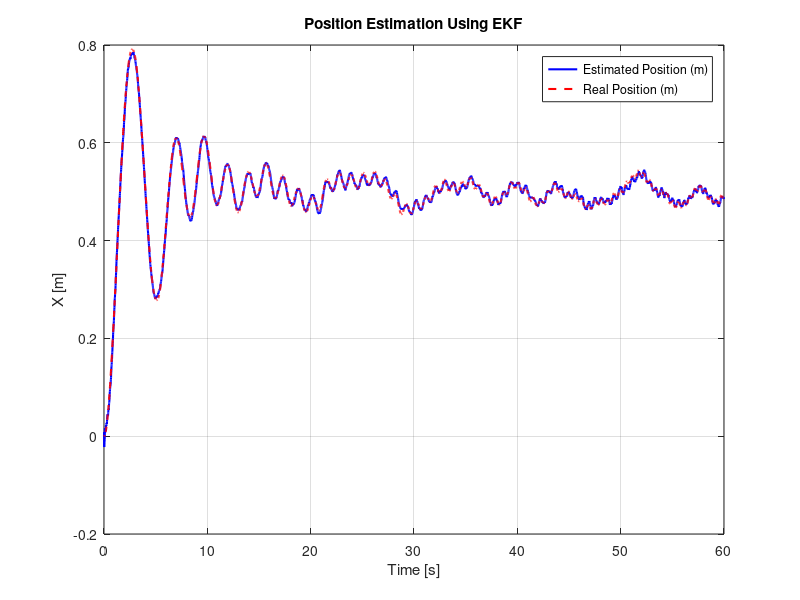
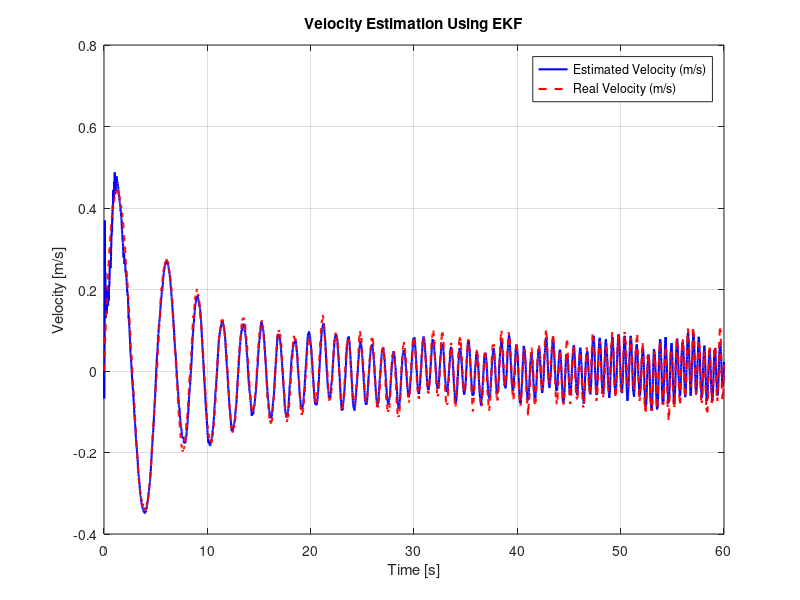
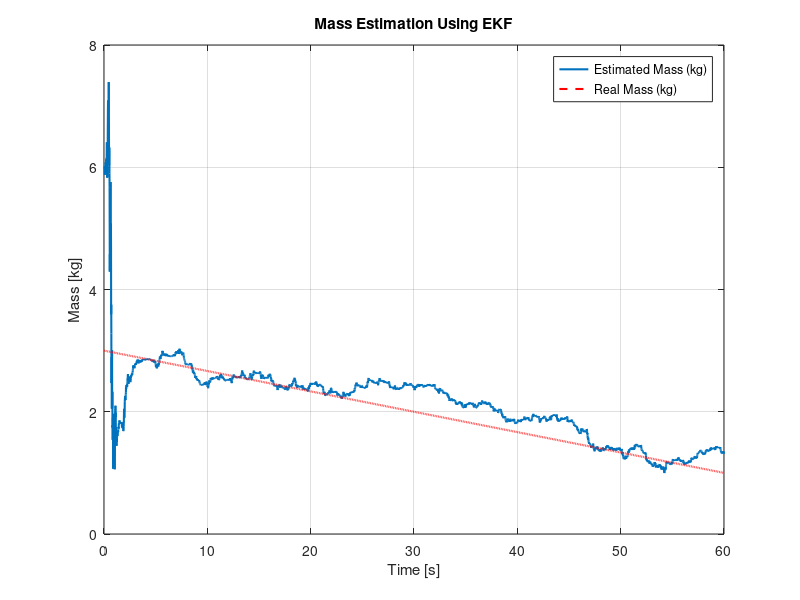

MATLAB code to generate these figures, in order:
clear; clc

%% load data

load testData_chirp_input_changing_mass
% load testData_sine_wave_input_changing_mass.mat
% load testData_square_input_changing_mass.mat
% load testData_step_input_changing_mass.mat

%% CT matrices
A_CT = [0       1;
        -k/m   -b/m];

B_CT = [0;
        1/m];

C_CT = [1 0];    % Output: position
D_CT = 0;

%% Convert CT to DT (Zero-Order Hold)
sys_CT = ss(A_CT, B_CT, C_CT, D_CT);
sys_DT = c2d(sys_CT, Ts, 'zoh');

A_DT = sys_DT.A;
B_DT = sys_DT.B;
C_DT = sys_DT.C;
D_DT = sys_DT.D;

%% process noise covariance Q

Q = B_DT * sigma_F^2 * B_DT';

%% measurement noise covariance R

R = sigma_y^2;

%% simulation

t = 0:Ts:T_end;
N = length(t);

I = eye(3);

%% Kalman
% Initial Kalman filter estimate
x_hat = zeros(3,N);
x_hat(:,1) = [0; 0; 6];

P0 = diag([0.1, 0.1, 10]);
% P0 = diag([0.1, 0.1, 50]);
% P0 = diag([0.1, 0.1, 100]);

P = P0;

% Store Kalman gains
K_hist = zeros(3,N);

%% Discrete-time simulation using for loop
for i = 1:N-1

    m_hat = max(x_hat(3,i), 0.05);
    v_hat = x_hat(2, i);
    pos_hat = x_hat(1, i);

    A_ct_aug = [0             1          0;
            -k/m_hat     -b/m_hat   (k*pos_hat + b*v_hat-u(i))/m_hat^2;
            0             0          0];

    B_ct_aug = [0;
            1/m_hat;
            0];

    C_ct_aug = [1 0 0];    % Output: position
    D_ct_aug = 0;

    %%
    sys_CT_aug = ss(A_ct_aug, B_ct_aug, C_ct_aug, D_ct_aug);
    sys_DT_aug = c2d(sys_CT_aug, Ts, 'zoh');

    A_DT_aug = sys_DT_aug.A;
    B_DT_aug = sys_DT_aug.B;
    C_DT_aug = sys_DT_aug.C;
    D_DT_aug = sys_DT_aug.D;

    %%S
    A_est_CT = [0 1;
                -k/m_hat -b/m_hat];

    B_est_CT = [0; 1/m_hat];

    sys_est_CT = ss(A_est_CT, B_est_CT, C_CT, D_CT);

    sys_est_DT = c2d(sys_est_CT, Ts, 'zoh');
    A_est_DT = sys_est_DT.A;
    B_est_DT = sys_est_DT.B;

    %%
    Q_kalman = zeros(3);
    Q_kalman(1:2,1:2) = ...
        B_est_DT * sigma_F^2 * B_est_DT';
    % Q_kalman(3,3) = 1e-6;
    Q_kalman(3,3) = 1e-4;
    % Q_kalman(3,3) = 1e-2;

    % prediction
    x_pred = [A_est_DT*x_hat(1:2,i) + B_est_DT*u(i);
              x_hat(3,i)];

    % update error covariance matrix
    P_pred = A_DT_aug*P*A_DT_aug' + Q_kalman;

    % calculate kalman gain
    K = P_pred * C_DT_aug' / (C_DT_aug * P_pred * C_DT_aug' + R);

    % state estimate update
    innovation = y(i+1) - C_DT_aug*x_pred;
    x_hat(:,i+1) = x_pred + K*innovation;

    % joseph form
    P = (I-K*C_DT_aug)*P_pred*(I-K*C_DT_aug)' + K*R*K';

    % store kalman gain
    K_hist(:,i) = K;
end

figure(1);
plot(t, x_hat(1,:), 'b-', 'LineWidth', 1.5); 
hold on; 
plot(t, x(1,:), 'r--', 'LineWidth', 1.5);
grid on;
xlabel('Time [s]');
ylabel('X [m]');
title('Position Estimation Using EKF');
legend('Estimated Position (m)', 'Real Position (m)');

figure(2);
plot(t, x_hat(2,:), 'b-', 'LineWidth', 1.5); 
hold on; 
plot(t, x(2,:), 'r--', 'LineWidth', 1.5);
grid on;
xlabel('Time [s]');
ylabel('Velocity [m/s]');
title('Velocity Estimation Using EKF');
legend('Estimated Velocity (m/s)', 'Real Velocity (m/s)');

figure(3);
plot(t, x_hat(3,:), 'LineWidth', 1.5); 
hold on; 
plot(t(1:end-1), m_list(1:end-1), 'r--', 'LineWidth', 1.5)
grid on;
xlabel('Time [s]');
ylabel('Mass [kg]');
title('Mass Estimation Using EKF');
legend('Estimated Mass (kg)', 'Real Mass (kg)');

% legend('Estimated Mass (kg) - Low P0 (10)', 'Estimated Mass (kg) - Medium P0 (50)', 'Estimated Mass (kg) - High P0 (100)', 'Real Mass (kg)');
